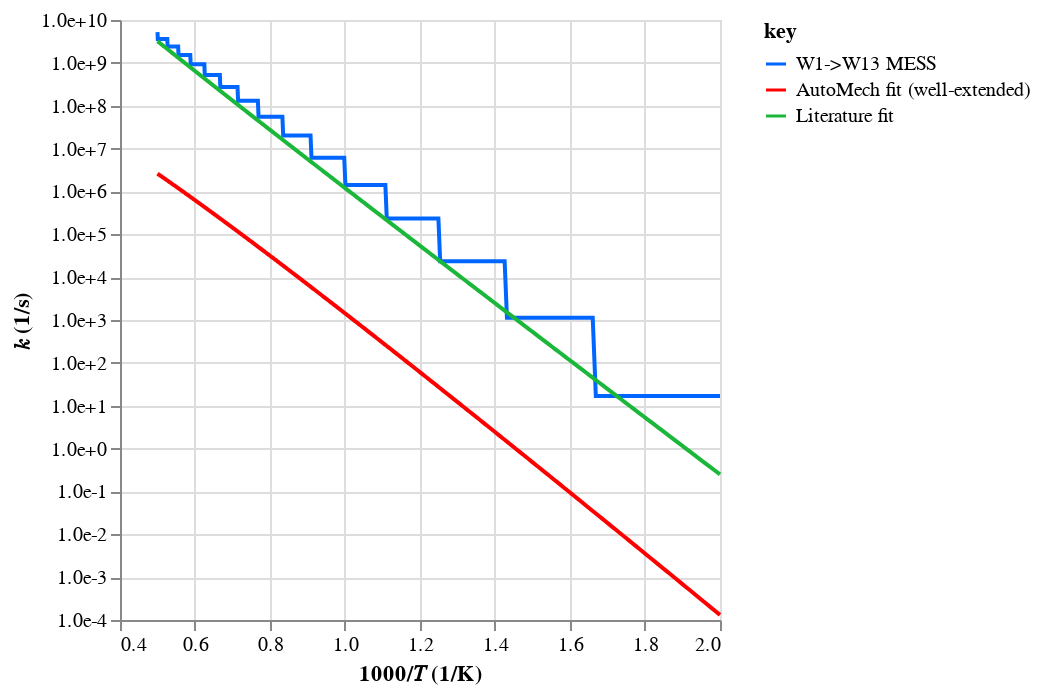

This figure's notebook cell:
### Code cell
import numpy

import autochem as ac

# Rate data:
T_str = """
    500       600       700       800       900     1e+03   1.1e+03   1.2e+03   1.3e+03
    1.4e+03   1.5e+03   1.6e+03   1.7e+03   1.8e+03   1.9e+03     2e+03
"""
k_str = """
    16.9  1.13e+03  2.35e+04  2.34e+05  1.42e+06  6.09e+06  2.02e+07  5.53e+07  1.31e+08
    2.74e+08  5.22e+08  9.23e+08  1.53e+09   2.4e+09   3.6e+09   5.2e+09
"""
T_vals = list(map(float, T_str.split()))
P_vals = [1]
k_vals = numpy.reshape(list(map(float, k_str.split())), (len(T_vals), len(P_vals)))
rate = ac.rate.data.Rate(
    order=1, T=T_vals, P=P_vals, data=k_vals, units={"substance": "molec"}
)

# Rate fit:
rxn_str = """
S(1206)r0 = C5H6(478) + HO2(8)                    8.022E+15    -1.730    34584
  PLOG /                              1.000E-01   3.309E-64    20.007    -9970 /
  PLOG /                              1.000E-01   1.012E+41    -8.684    56602 /
  PLOG /                              1.000E+00   8.022E+15    -1.730    34584 /
  PLOG /                              1.000E+01   1.009E+43    -9.014    61411 /
  PLOG /                              1.000E+01   9.298E+72   -19.015    54578 /
  PLOG /                              1.000E+02   8.228E+03     1.375    15891 /
  PLOG /                              1.000E+02   3.732E+73   -19.432    46171 /
! Fitting errors and ranges:
! 1.00e+02 atm: fit betw. 500 and 2000 K, MeanAbsErr of 2.5%, MaxAbsErr of 9.2%
! 1.00e-01 atm: fit betw. 500 and 2000 K, MeanAbsErr of 31.9%, MaxAbsErr of 130.2%
! 1.00e+00 atm: fit betw. 500 and 2000 K, MeanAbsErr of 19.7%, MaxAbsErr of 47.7%
! 1.00e+01 atm: fit betw. 500 and 2000 K, MeanAbsErr of 9.3%, MaxAbsErr of 39.7%
"""
rxn = ac.rate.from_chemkin_string(rxn_str, units={"energy": "cal"})
rate_fit = rxn.rate

# Rate fit ref:
rxn_str_ = """
S(1206)r0 = HO2(8) + C5H6(478)              8.004E+10     0.5630      29800
"""
rxn_ = ac.rate.from_chemkin_string(rxn_str_, units={"energy": "cal"})
rate_fit_ = rxn_.rate

T_range = (min(T_vals), max(T_vals))
ac.util.plot.arrhenius(
    ks=[rate, rate_fit, rate_fit_],
    labels=["W1->W13 MESS", "AutoMech fit (well-extended)", "Literature fit"],
    order=1,
    T_range=T_range,
)

### Figure 1 — Vega-Lite specification as saved in the notebook (floating-point values rounded to 4 significant figures; data arrays with more than 128 entries replaced by an {"elided": "..."} marker saying what was removed)
{"config": {"view": {"continuousWidth": 300, "continuousHeight": 300}}, "data": {"name": "data-7bea2e6ca5f9e0454935382cc75db829"}, "mark": {"type": "line"}, "encoding": {"color": {"field": "key", "scale": {"domain": ["W1->W13 MESS", "AutoMech fit (well-extended)", "Literature fit"], "range": ["#0066ff", "#ff0000", "#1ab73a"]}, "type": "nominal"}, "x": {"field": "x", "title": "1000/𝑇 (1/K)", "type": "quantitative"}, "y": {"axis": {"format": ".1e", "values": [0.0001, 0.001, 0.01, 0.1, 1, 10, 100, 1000, 10000, 100000, 1000000, 10000000, 100000000, 1000000000, 10000000000, 100000000000]}, "field": "value", "scale": {"type": "log"}, "title": "𝑘 (1/s)", "type": "quantitative"}}, "transform": [{"fold": ["W1->W13 MESS", "AutoMech fit (well-extended)", "Literature fit"]}], "$schema": "https://vega.github.io/schema/vega-lite/v5.20.1.json", "datasets": {"data-7bea2e6ca5f9e0454935382cc75db829": {"elided": "500 records"}}}
